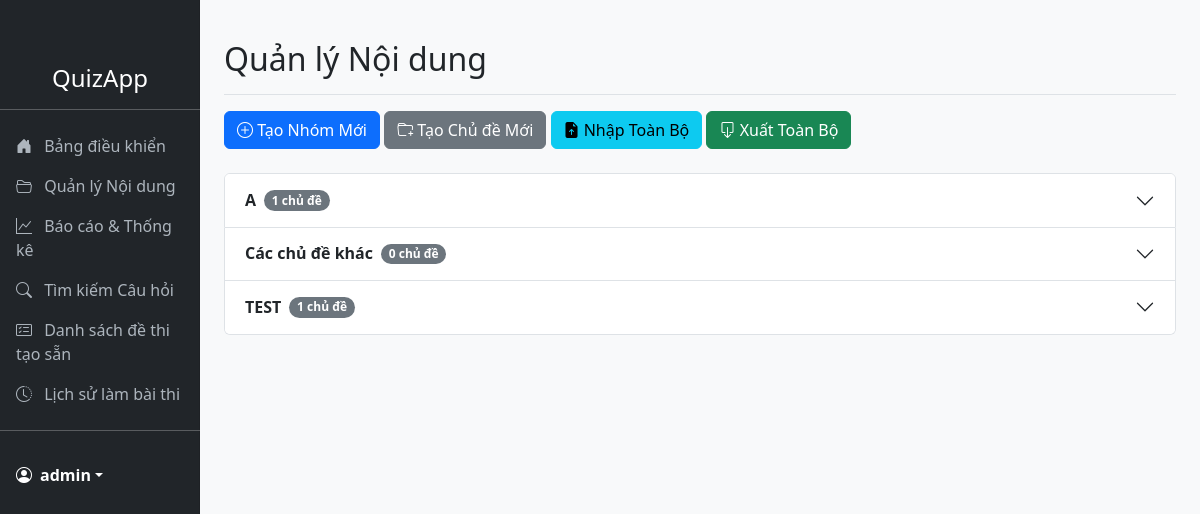
Screenshot of /groups/ (signed in) with the database file from the repository.
### quiz_app/models.py (models this page shows, shortened)
class TopicGroup(models.Model):
    user = models.ForeignKey(User, on_delete=models.CASCADE)
    group_name = models.CharField(max_length=255)
    group_description = models.TextField(blank=True, null=True)
    class Meta:
        verbose_name = "Nhóm chủ đề"
        verbose_name_plural = "Nhóm chủ đề"
        unique_together = ('user', 'group_name')

### quiz_app/views.py (the view)
@login_required
def topic_group_list_view(request):
    groups = (
        TopicGroup.objects.filter(user=request.user)
        .prefetch_related("topic_set")
        .order_by("group_name")
    )
    context = {"topic_groups": groups}
    return render(request, "quiz_app/topic_group_list.html", context)

### quiz_app/templates/quiz_app/topic_group_list.html (shortened to what this page needs)
{% extends 'quiz_app/base.html' %}
{% block content %}
    <div class="d-flex justify-content-between flex-wrap flex-md-nowrap align-items-center pt-3 pb-2 mb-3 border-bottom">
        <h1 class="h2">Quản lý Nội dung</h1>
    </div>
    <div class="mb-4">
        <button type="button" class="btn btn-primary" data-bs-toggle="modal" data-bs-target="#createGroupModal">
            <i class="bi bi-plus-circle"></i> Tạo Nhóm Mới
        </button>
        <button type="button" class="btn btn-secondary" data-bs-toggle="modal" data-bs-target="#createTopicModal">
            <i class="bi bi-folder-plus"></i> Tạo Chủ đề Mới
        </button>
        <a href="{% url 'import_all_data' %}" class="btn btn-info"><i class="bi bi-file-earmark-arrow-up-fill"></i> Nhập Toàn Bộ</a>
        <a href="{% url 'export_all_select' %}" class="btn btn-success"><i class="bi bi-box-arrow-down"></i> Xuất Toàn Bộ</a>
    </div>
    <div class="accordion" id="topicGroupAccordion">
        {% for group in topic_groups %}
            <div class="accordion-item" id="group-card-{{ group.id }}">
                <h2 class="accordion-header" id="heading-{{ group.id }}">
                    <button class="accordion-button collapsed" type="button" data-bs-toggle="collapse" data-bs-target="#collapse-{{ group.id }}" aria-expanded="false" aria-controls="collapse-{{ group.id }}">
                        <strong class="me-2">{{ group.group_name }}</strong>
                        <span class="badge bg-secondary rounded-pill">{{ group.topic_set.count }} chủ đề</span>
                    </button>
                </h2>
            </div>
        {% empty %}
            <div class="alert alert-info">
                Bạn chưa có nhóm chủ đề nào. Hãy bắt đầu bằng cách <a href="{% url 'create_topic_group' %}" class="alert-link">tạo một nhóm mới</a>!
            </div>
        {% endfor %}
    </div>
{% endblock %}

### quiz_app/templates/quiz_app/base.html (shortened to what this page needs)
<!DOCTYPE html>
<html lang="vi">
<head>
    <link href="https://cdn.jsdelivr.net/npm/bootstrap@5.3.3/dist/css/bootstrap.min.css" rel="stylesheet">
    <link rel="stylesheet" href="https://cdn.jsdelivr.net/npm/bootstrap-icons@1.11.3/font/bootstrap-icons.min.css">
</head>
<body>
<div class="container-fluid">
    <div class="row">
        <nav id="sidebarMenu" class="col-md-3 col-lg-2 d-md-block bg-dark sidebar collapse">
            <div class="position-sticky pt-3">
                <h2 class="text-white text-center d-none d-md-block" style="font-size: 1.5rem;">QuizApp</h2>
                <hr class="text-white d-none d-md-block">
                <ul class="nav nav-pills flex-column mb-auto">
                    <li class="nav-item">
                        <a href="{% url 'dashboard' %}" class="nav-link">
                            <i class="bi bi-house-door-fill"></i> Bảng điều khiển
                        </a>
                    </li>
                    {% if perms.quiz_app.view_question %}
                    <li class="nav-item">
                        <a href="{% url 'topic_group_list' %}" class="nav-link">
                            <i class="bi bi-folder2-open"></i> Quản lý Nội dung
                        </a>
                    </li>
                    <li class="nav-item">
                        <a href="{% url 'quiz_report_list' %}" class="nav-link">
                            <i class="bi bi-graph-up"></i> Báo cáo & Thống kê
                        </a>
                    </li>
                    <li class="nav-item">
                        <a href="{% url 'question_search' %}" class="nav-link">
                            <i class="bi bi-search"></i> Tìm kiếm Câu hỏi
                        </a>
                    </li>
                    {% endif %}
                    <li>
                        <a href="{% url 'quiz_list' %}" class="nav-link">
                           <i class="bi bi-card-checklist"></i> Danh sách đề thi tạo sẵn
                        </a>
                    </li>
                    <li>
                        <a href="{% url 'history_list' %}" class="nav-link">
                           <i class="bi bi-clock-history"></i> Lịch sử làm bài thi
                        </a>
                    </li>
                </ul>
                <hr class="text-white">
                <div class="dropdown p-3">
                    {% if user.is_authenticated %}
                        <a href="#" class="d-flex align-items-center text-white text-decoration-none dropdown-toggle" data-bs-toggle="dropdown" aria-expanded="false">
                            <i class="bi bi-person-circle me-2"></i>
                            <strong>{{ user.username }}</strong>
                        </a>
                    {% else %}
                        <a href="{% url 'login' %}" class="d-flex align-items-center text-white text-decoration-none">
                            <i class="bi bi-box-arrow-in-right me-2"></i>
                            <strong>Đăng nhập</strong>
                        </a>
                    {% endif %}
                </div>
            </div>
        </nav>
        <main class="col-md-9 ms-sm-auto col-lg-10 px-md-4">
            <div class="py-4">
                {% block content %}
                {% endblock %}
            </div>
        </main>
    </div>
</div>
</body>
</html>

### quiz_app/templates/quiz_app/base.html (style rules this page uses)
body { background-color: #f8f9fa; }
.sidebar { position: fixed; top: 0; bottom: 0; left: 0; z-index: 100; padding: 48px 0 0; box-shadow: inset -1px 0 0 rgba(0, 0, 0, .1); }
.nav-link { color: #adb5bd; }
.nav-link .bi { margin-right: 8px; }

### rows the page displays
TopicGroup: group_name "A", topic_set.count "1"
TopicGroup: group_name "Các chủ đề khác", topic_set.count "0"
TopicGroup: group_name "TEST", topic_set.count "1"

### other values shown
{{ user.username }} "admin"
